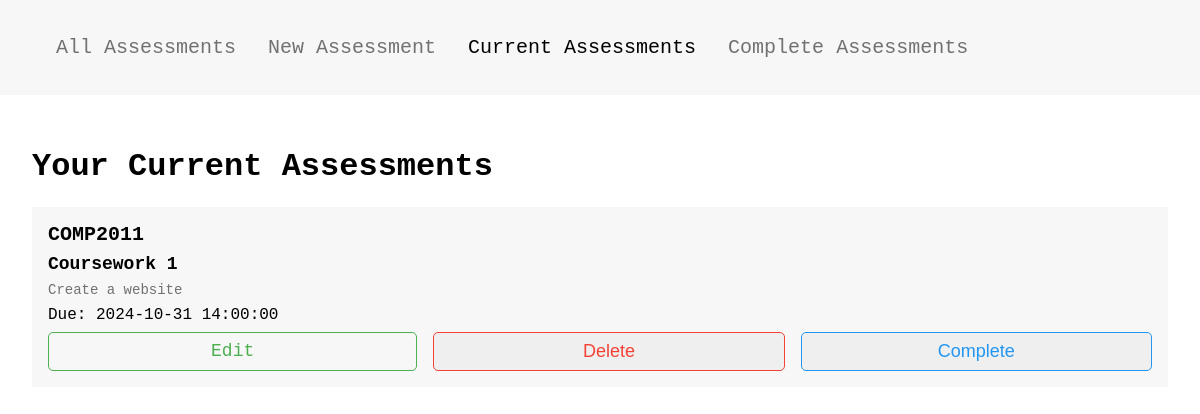
Page /current on the committed database.
### app/models.py (models this page shows)
class Assessment(db.Model):
    id = db.Column(db.Integer, primary_key=True)
    title = db.Column(db.String(500))
    description = db.Column(db.String(500))
    due_date = db.Column(db.DateTime)
    completed = db.Column(db.Boolean)
    module_code = db.Column(db.String(10))

### app/views.py (the view)
@app.route('/current')
def current():
    current = db.session.query(models.Assessment).filter_by(completed=False).all()
    return render_template('current_complete.html',
                           assessments=current,
                           title="Current Assessments",
                           current=True)

### app/templates/current_complete.html (shortened to what this page needs)
{% extends "layout.html" %}
{% block nav_complete %}
{% endblock %}
{% block nav_current %}
    {% if current %}
        header-link-active
    {% endif %}
{% endblock %}
{% block content %}
<h1>
    {% if current %}
        Your Current Assessments
    {% else %}
        Your Completed Assessments
    {% endif %}
</h1>
{% with assessments=assessments %}
    {% include 'components/assessment_list.html' %}
{% endwith %}
{% endblock %}

### app/templates/components/assessment.html
<div class="assessment">
    <h3>{{ assessment.module_code }}</h3>
    <h4>{{ assessment.title }}</h4>
    <p class="assessment-description">{{ assessment.description }}</p>
    <p class="assessment-date">Due: {{ assessment.due_date }}</p>
    <span class="assessment-link-container">
        <a href="/edit/{{ assessment.id }}" class="assessment-link assessment-link-edit">Edit</a>
        <form method="POST" action="/delete/{{ assessment.id }}">
            <button class="assessment-link assessment-link-delete">Delete</button>
        </form>
        {% if assessment.completed %}
            <form action="/uncomplete/{{ assessment.id }}" method="POST">
                <button class="assessment-link assessment-link-complete">Uncomplete</button>
            </form>
        {% else %}
            <form action="/complete/{{ assessment.id }}" method="POST">
                <button class="assessment-link assessment-link-complete">Complete</button>
            </form>
        {% endif %}
    </span>
</div>

### app/static/styles.css (style rules this page uses)
body { margin: 0; font-family: "Lucida Console", monospace; }
.assessment { display: flex; gap: .5rem; flex-direction: column; }
.assessment * { margin: 0; }
.assessment h3 { font-size: 20px; }
.assessment h4 { font-size: 18px; }
.assessment-description { font-size: 14px; color: #717171; }
.assessment-date { font-weight: 500; }
.assessment-link-container { display: flex; gap: 1rem; }
.assessment-link-container form { width: 100%; }
.assessment-link { text-decoration: none; text-align: center; width: 100%; padding: .5rem; border-radius: 5px; border-style: solid; border-width: 1px; font-size: 18px; cursor: pointer; }
.assessment-link-edit { color: #4CAF50; border-color: #4CAF50; }
.assessment-link-delete { color: #f44336; border-color: #f44336; }
.assessment-link-complete { color: #2196F3; border-color: #2196F3; }

### rows in the picture
Assessment: module_code "COMP2011", title "Coursework 1", description "Create a website", due_date "2024-10-31 14:00:00"
